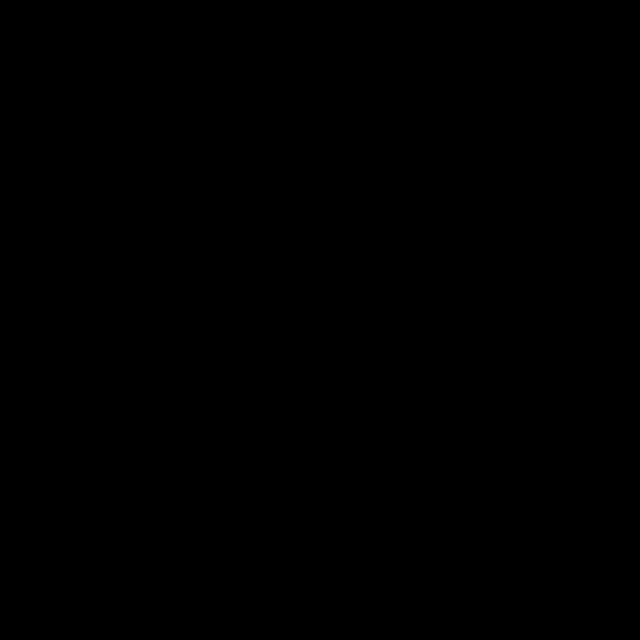
Frame 1 (no input)
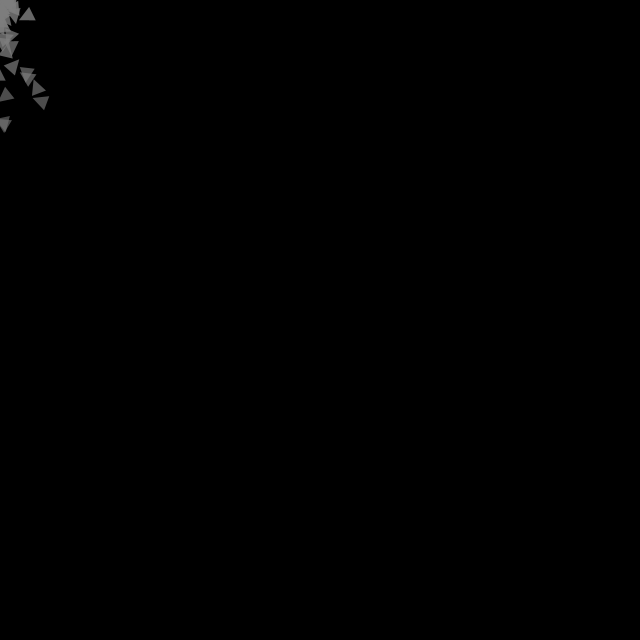
Frame 60 (the mouse pressed at the canvas centre just before this capture)
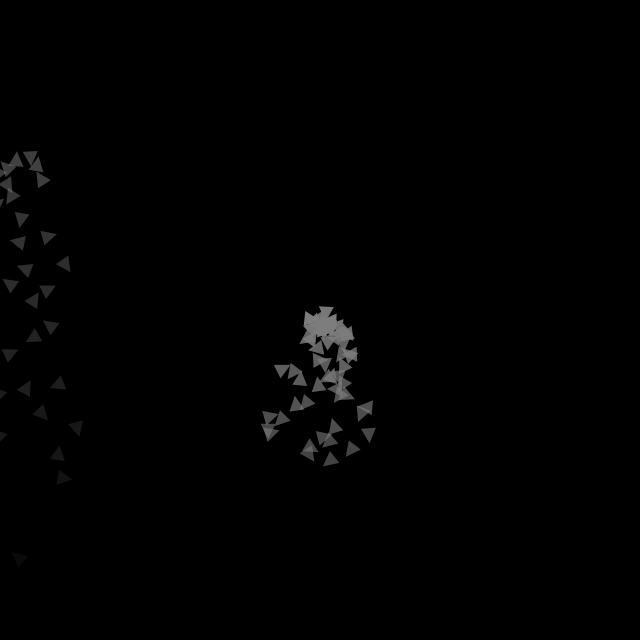
Frame 120 (the mouse held since frame 60 and released just before this capture)

The Processing sketch that drew these frames (run headless with seeded random() and noise(); from frame 60 on, the mouse is pressed at the canvas centre):

// Processing sketch: ex_4_3_particle_system
// ── ex_4_3_particle_system.pde
import java.util.ArrayList;
import java.util.Iterator;
ParticleSystem p;

void setup () {
  size(640, 640);
  p = new ParticleSystem(new PVector(width/2, height/2));
}

void draw () {
  background(0);
  p.origin.set(new PVector(mouseX, mouseY));
  p.run();
}

class Particle {
  PVector acceleration;
  float angle;
  float lifespan;
  PVector location;
  float mass;
  PVector velocity;
  Particle (float x, float y, float m) {
    location = new PVector(x, y);
    mass = m;
    angle = random(0, 90);
    acceleration = new PVector(0, 0);
    lifespan = 255;
    velocity = new PVector(random(-1, 1), 0);
  }
  
  void applyForce (PVector f) {
    acceleration = PVector.div(f, mass); 
  }
  
  void display () {
    pushMatrix();
    translate(location.x, location.y);
    rotate(angle);
    noStroke();
    fill(125, lifespan);
    triangle(
      0, 0,
      1.5*mass, 3*mass,
      -1.5*mass, 3*mass
     );
     popMatrix();
  }
  
  void update () {
    angle += map(lifespan, 0, 1, 0, 0.0005);
    velocity.add(acceleration);
    location.add(velocity);
    acceleration.mult(0);
    lifespan -= 2.0;
  }
  
  boolean isDead () {
    return lifespan <= 0; 
  }
}

class ParticleSystem {
  PVector origin;
  ArrayList<Particle> particles;

  ParticleSystem(PVector location) {
    origin = location.copy();
    particles = new ArrayList<Particle>();
  }
  
  void run () {
    PVector force = new PVector(0, 0.4);
    particles.add(new Particle(origin.x, origin.y, 5));
    Iterator<Particle> it = particles.iterator();
    while (it.hasNext()) {
      Particle p = it.next();
      p.applyForce(force);
      if (p.isDead()) {
        it.remove();
      }
      if (!p.isDead()) {
        p.update();
        p.display();
      }
    }
  }
}
